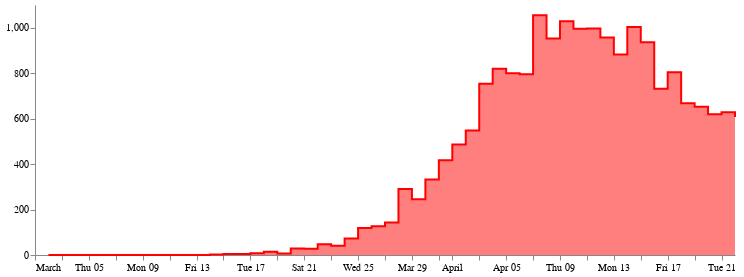

The cell this chart's notebook holds for it:
### Markdown cell above
The graph that we will learn to make today is from the NYT article on [Comparing Coronavirus Death Rates Across the U.S](https://www.nytimes.com/interactive/2020/04/22/us/coronavirus-death-rates.html)

![us deaths](images/bar_step.png)

### Code cell
import altair as alt
import pandas as pd
url = "https://raw.githubusercontent.com/nytimes/covid-19-data/master/us-states.csv"
usdf = pd.read_csv(url)
nydf = usdf[(usdf['state'] == "New York") & (usdf['date'] < '2020-04-23')]
nydf['deaths_perday'] = nydf['deaths'].diff()

chart = alt.Chart(nydf).mark_area(fill='red', fillOpacity=0.5, line=True, interpolate='step-after',).encode(
    x='date:T',
    y='deaths_perday:Q',
    color=alt.value('red') # Exceptional Case, bug in Vega or Vega Lite - https://stackoverflow.com/questions/62005052/how-do-i-change-the-line-color-in-altairs-filled-step-chart
    
).properties(height=250, width=700).configure_view(
    strokeWidth=0
).configure_axis(
    grid=False,
    title=None
)
chart

### Figure 1 — Vega-Lite specification as saved in the notebook (floating-point values rounded to 4 significant figures)
{"config": {"view": {"continuousWidth": 400, "continuousHeight": 300, "strokeWidth": 0}, "axis": {"grid": false, "title": null}}, "data": {"name": "data-405ef86a305e9a52643ba001b4596b62"}, "mark": {"type": "area", "fill": "red", "fillOpacity": 0.5, "interpolate": "step-after", "line": true}, "encoding": {"color": {"value": "red"}, "x": {"type": "temporal", "field": "date"}, "y": {"type": "quantitative", "field": "deaths_perday"}}, "height": 250, "width": 700, "$schema": "https://vega.github.io/schema/vega-lite/v4.8.1.json", "datasets": {"data-405ef86a305e9a52643ba001b4596b62": [{"date": "2020-03-01", "state": "New York", "fips": 36, "cases": 1, "deaths": 0, "deaths_perday": null}, {"date": "2020-03-02", "state": "New York", "fips": 36, "cases": 1, "deaths": 0, "deaths_perday": 0.0}, {"date": "2020-03-03", "state": "New York", "fips": 36, "cases": 2, "deaths": 0, "deaths_perday": 0.0}, {"date": "2020-03-04", "state": "New York", "fips": 36, "cases": 11, "deaths": 0, "deaths_perday": 0.0}, {"date": "2020-03-05", "state": "New York", "fips": 36, "cases": 22, "deaths": 0, "deaths_perday": 0.0}, {"date": "2020-03-06", "state": "New York", "fips": 36, "cases": 44, "deaths": 0, "deaths_perday": 0.0}, {"date": "2020-03-07", "state": "New York", "fips": 36, "cases": 89, "deaths": 0, "deaths_perday": 0.0}, {"date": "2020-03-08", "state": "New York", "fips": 36, "cases": 106, "deaths": 0, "deaths_perday": 0.0}, {"date": "2020-03-09", "state": "New York", "fips": 36, "cases": 142, "deaths": 0, "deaths_perday": 0.0}, {"date": "2020-03-10", "state": "New York", "fips": 36, "cases": 173, "deaths": 0, "deaths_perday": 0.0}, {"date": "2020-03-11", "state": "New York", "fips": 36, "cases": 217, "deaths": 0, "deaths_perday": 0.0}, {"date": "2020-03-12", "state": "New York", "fips": 36, "cases": 326, "deaths": 0, "deaths_perday": 0.0}, {"date": "2020-03-13", "state": "New York", "fips": 36, "cases": 421, "deaths": 0, "deaths_perday": 0.0}, {"date": "2020-03-14", "state": "New York", "fips": 36, "cases": 610, "deaths": 2, "deaths_perday": 2.0}, {"date": "2020-03-15", "state": "New York", "fips": 36, "cases": 732, "deaths": 6, "deaths_perday": 4.0}, {"date": "2020-03-16", "state": "New York", "fips": 36, "cases": 950, "deaths": 10, "deaths_perday": 4.0}, {"date": "2020-03-17", "state": "New York", "fips": 36, "cases": 1375, "deaths": 18, "deaths_perday": 8.0}, {"date": "2020-03-18", "state": "New York", "fips": 36, "cases": 2387, "deaths": 32, "deaths_perday": 14.0}, {"date": "2020-03-19", "state": "New York", "fips": 36, "cases": 4161, "deaths": 39, "deaths_perday": 7.0}, {"date": "2020-03-20", "state": "New York", "fips": 36, "cases": 7113, "deaths": 68, "deaths_perday": 29.0}, {"date": "2020-03-21", "state": "New York", "fips": 36, "cases": 10371, "deaths": 95, "deaths_perday": 27.0}, {"date": "2020-03-22", "state": "New York", "fips": 36, "cases": 15188, "deaths": 142, "deaths_perday": 47.0}, {"date": "2020-03-23", "state": "New York", "fips": 36, "cases": 20899, "deaths": 183, "deaths_perday": 41.0}, {"date": "2020-03-24", "state": "New York", "fips": 36, "cases": 25703, "deaths": 256, "deaths_perday": 73.0}, {"date": "2020-03-25", "state": "New York", "fips": 36, "cases": 33116, "deaths": 375, "deaths_perday": 119.0}, {"date": "2020-03-26", "state": "New York", "fips": 36, "cases": 39057, "deaths": 502, "deaths_perday": 127.0}, {"date": "2020-03-27", "state": "New York", "fips": 36, "cases": 44745, "deaths": 645, "deaths_perday": 143.0}, {"date": "2020-03-28", "state": "New York", "fips": 36, "cases": 53516, "deaths": 935, "deaths_perday": 290.0}, {"date": "2020-03-29", "state": "New York", "fips": 36, "cases": 59783, "deaths": 1180, "deaths_perday": 245.0}, {"date": "2020-03-30", "state": "New York", "fips": 36, "cases": 67462, "deaths": 1512, "deaths_perday": 332.0}, {"date": "2020-03-31", "state": "New York", "fips": 36, "cases": 76211, "deaths": 1929, "deaths_perday": 417.0}, {"date": "2020-04-01", "state": "New York", "fips": 36, "cases": 84363, "deaths": 2415, "deaths_perday": 486.0}, {"date": "2020-04-02", "state": "New York", "fips": 36, "cases": 92971, "deaths": 2963, "deaths_perday": 548.0}, {"date": "2020-04-03", "state": "New York", "fips": 36, "cases": 103651, "deaths": 3716, "deaths_perday": 753.0}, {"date": "2020-04-04", "state": "New York", "fips": 36, "cases": 115963, "deaths": 4535, "deaths_perday": 819.0}, {"date": "2020-04-05", "state": "New York", "fips": 36, "cases": 124085, "deaths": 5335, "deaths_perday": 800.0}, {"date": "2020-04-06", "state": "New York", "fips": 36, "cases": 132061, "deaths": 6130, "deaths_perday": 795.0}, {"date": "2020-04-07", "state": "New York", "fips": 36, "cases": 141703, "deaths": 7185, "deaths_perday": 1055.0}, {"date": "2020-04-08", "state": "New York", "fips": 36, "cases": 151271, "deaths": 8138, "deaths_perday": 953.0}, {"date": "2020-04-09", "state": "New York", "fips": 36, "cases": 162036, "deaths": 9166, "deaths_perday": 1028.0}, {"date": "2020-04-10", "state": "New York", "fips": 36, "cases": 172830, "deaths": 10162, "deaths_perday": 996.0}, {"date": "2020-04-11", "state": "New York", "fips": 36, "cases": 182990, "deaths": 11159, "deaths_perday": 997.0}, {"date": "2020-04-12", "state": "New York", "fips": 36, "cases": 191425, "deaths": 12116, "deaths_perday": 957.0}, {"date": "2020-04-13", "state": "New York", "fips": 36, "cases": 197973, "deaths": 12998, "deaths_perday": 882.0}, {"date": "2020-04-14", "state": "New York", "fips": 36, "cases": 205375, "deaths": 14001, "deaths_perday": 1003.0}, {"date": "2020-04-15", "state": "New York", "fips": 36, "cases": 217130, "deaths": 14937, "deaths_perday": 936.0}, {"date": "2020-04-16", "state": "New York", "fips": 36, "cases": 225761, "deaths": 15669, "deaths_perday": 732.0}, {"date": "2020-04-17", "state": "New York", "fips": 36, "cases": 233293, "deaths": 16473, "deaths_perday": 804.0}, {"date": "2020-04-18", "state": "New York", "fips": 36, "cases": 240542, "deaths": 17141, "deaths_perday": 668.0}, {"date": "2020-04-19", "state": "New York", "fips": 36, "cases": 246741, "deaths": 17793, "deaths_perday": 652.0}, {"date": "2020-04-20", "state": "New York", "fips": 36, "cases": 251608, "deaths": 18412, "deaths_perday": 619.0}, {"date": "2020-04-21", "state": "New York", "fips": 36, "cases": 255932, "deaths": 19040, "deaths_perday": 628.0}, {"date": "2020-04-22", "state": "New York", "fips": 36, "cases": 261591, "deaths": 19647, "deaths_perday": 607.0}]}}
